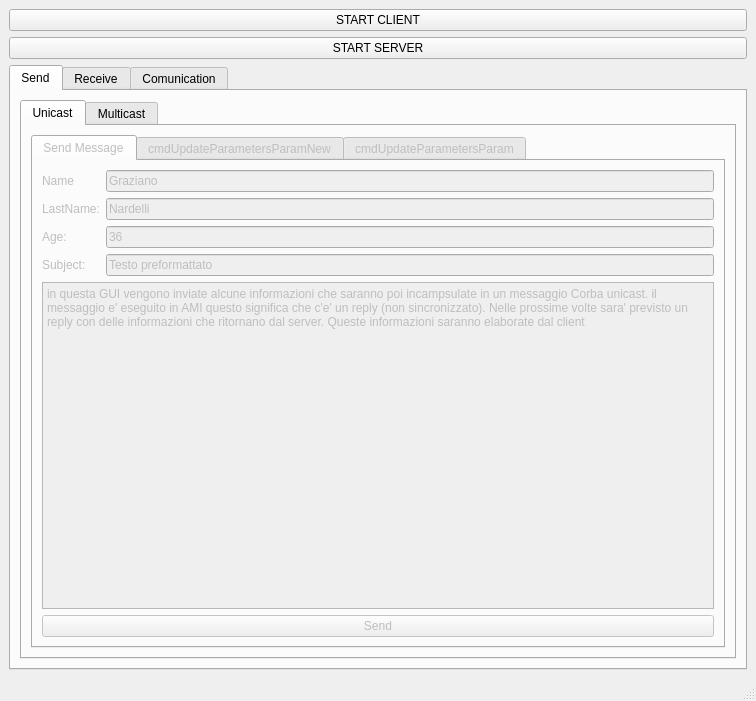
<?xml version="1.0" encoding="UTF-8"?>
<ui version="4.0">
 <class>MainWindow</class>
 <widget class="QMainWindow" name="MainWindow">
  <property name="geometry">
   <rect>
    <x>0</x>
    <y>0</y>
    <width>756</width>
    <height>701</height>
   </rect>
  </property>
  <property name="windowTitle">
   <string>Client/Server</string>
  </property>
  <widget class="QWidget" name="centralwidget">
   <layout class="QVBoxLayout" name="verticalLayout_10">
    <item>
     <layout class="QGridLayout" name="gridLayout_4">
      <item row="0" column="0">
       <widget class="QPushButton" name="pushButtonUnicastMulticastON">
        <property name="text">
         <string>START CLIENT</string>
        </property>
       </widget>
      </item>
      <item row="1" column="0">
       <widget class="QPushButton" name="pushButtonUnicastMulticastServerON">
        <property name="text">
         <string>START SERVER</string>
        </property>
       </widget>
      </item>
     </layout>
    </item>
    <item>
     <widget class="QTabWidget" name="tabWidget_2">
      <property name="currentIndex">
       <number>0</number>
      </property>
      <widget class="QWidget" name="tab_6">
       <attribute name="title">
        <string>Send</string>
       </attribute>
       <layout class="QVBoxLayout" name="verticalLayout_6">
        <item>
         <widget class="QTabWidget" name="tabWidget">
          <property name="currentIndex">
           <number>0</number>
          </property>
          <widget class="QWidget" name="tab_7">
           <attribute name="title">
            <string>Unicast</string>
           </attribute>
           <layout class="QVBoxLayout" name="verticalLayout">
            <item>
             <widget class="QTabWidget" name="tabwidget">
              <property name="enabled">
               <bool>false</bool>
              </property>
              <property name="currentIndex">
               <number>0</number>
              </property>
              <widget class="QWidget" name="tab">
               <attribute name="title">
                <string>Send Message</string>
               </attribute>
               <layout class="QVBoxLayout" name="verticalLayout_2">
                <item>
                 <layout class="QGridLayout" name="gridLayout">
                  <item row="2" column="0">
                   <widget class="QLabel" name="label_3">
                    <property name="text">
                     <string>Age:</string>
                    </property>
                   </widget>
                  </item>
                  <item row="1" column="0">
                   <widget class="QLabel" name="label_2">
                    <property name="text">
                     <string>LastName:</string>
                    </property>
                   </widget>
                  </item>
                  <item row="1" column="2">
                   <widget class="QLineEdit" name="lineEditLastName">
                    <property name="text">
                     <string>Nardelli</string>
                    </property>
                   </widget>
                  </item>
                  <item row="0" column="2">
                   <widget class="QLineEdit" name="lineEditName">
                    <property name="text">
                     <string>Graziano</string>
                    </property>
                   </widget>
                  </item>
                  <item row="0" column="0">
                   <widget class="QLabel" name="label">
                    <property name="text">
                     <string>Name</string>
                    </property>
                   </widget>
                  </item>
                  <item row="2" column="2">
                   <widget class="QLineEdit" name="lineEditEta">
                    <property name="text">
                     <string>36</string>
                    </property>
                   </widget>
                  </item>
                  <item row="3" column="2">
                   <widget class="QLineEdit" name="lineEditSubject">
                    <property name="text">
                     <string>Testo preformattato</string>
                    </property>
                   </widget>
                  </item>
                  <item row="3" column="0">
                   <widget class="QLabel" name="label_4">
                    <property name="text">
                     <string>Subject:</string>
                    </property>
                   </widget>
                  </item>
                 </layout>
                </item>
                <item>
                 <widget class="QPlainTextEdit" name="plainTextEditContentMessage">
                  <property name="plainText">
                   <string>in questa GUI vengono inviate alcune informazioni che saranno poi incampsulate in un messaggio Corba unicast. il messaggio e' eseguito in AMI questo significa che c'e' un reply (non sincronizzato). Nelle prossime volte sara' previsto un reply con delle informazioni che ritornano dal server. Queste informazioni saranno elaborate dal client</string>
                  </property>
                 </widget>
                </item>
                <item>
                 <widget class="QPushButton" name="pushButtonMessageGUI">
                  <property name="text">
                   <string>Send</string>
                  </property>
                 </widget>
                </item>
               </layout>
              </widget>
              <widget class="QWidget" name="tab_3">
               <attribute name="title">
                <string>cmdUpdateParametersParamNew</string>
               </attribute>
               <layout class="QVBoxLayout" name="verticalLayout_3">
                <item>
                 <layout class="QGridLayout" name="gridLayout_3">
                  <item row="5" column="1">
                   <widget class="QLineEdit" name="lineEditVal1">
                    <property name="text">
                     <string>82</string>
                    </property>
                   </widget>
                  </item>
                  <item row="5" column="0">
                   <widget class="QLabel" name="label_10">
                    <property name="text">
                     <string>Val1:</string>
                    </property>
                   </widget>
                  </item>
                  <item row="3" column="1">
                   <widget class="QLineEdit" name="lineEditTel1">
                    <property name="text">
                     <string>40764</string>
                    </property>
                   </widget>
                  </item>
                  <item row="2" column="1">
                   <widget class="QLineEdit" name="lineEditFigli">
                    <property name="text">
                     <string>1</string>
                    </property>
                   </widget>
                  </item>
                  <item row="0" column="0">
                   <widget class="QLabel" name="label_11">
                    <property name="text">
                     <string>Eta':</string>
                    </property>
                   </widget>
                  </item>
                  <item row="1" column="0">
                   <widget class="QLabel" name="label_12">
                    <property name="text">
                     <string>Famigliari:</string>
                    </property>
                   </widget>
                  </item>
                  <item row="0" column="1">
                   <widget class="QLineEdit" name="lineEditEta_2">
                    <property name="text">
                     <string>36</string>
                    </property>
                   </widget>
                  </item>
                  <item row="1" column="1">
                   <widget class="QLineEdit" name="lineEditFamigliari">
                    <property name="text">
                     <string>3</string>
                    </property>
                   </widget>
                  </item>
                  <item row="3" column="0">
                   <widget class="QLabel" name="label_13">
                    <property name="text">
                     <string>Tel1:</string>
                    </property>
                   </widget>
                  </item>
                  <item row="2" column="0">
                   <widget class="QLabel" name="label_14">
                    <property name="text">
                     <string>Figli:</string>
                    </property>
                   </widget>
                  </item>
                  <item row="4" column="0">
                   <widget class="QLabel" name="label_15">
                    <property name="text">
                     <string>Tel2:</string>
                    </property>
                   </widget>
                  </item>
                  <item row="4" column="1">
                   <widget class="QLineEdit" name="lineEditTel2">
                    <property name="text">
                     <string>40766</string>
                    </property>
                   </widget>
                  </item>
                  <item row="6" column="0">
                   <widget class="QLabel" name="label_16">
                    <property name="text">
                     <string>Val2:</string>
                    </property>
                   </widget>
                  </item>
                  <item row="6" column="1">
                   <widget class="QLineEdit" name="lineEditVal2">
                    <property name="text">
                     <string>91</string>
                    </property>
                   </widget>
                  </item>
                 </layout>
                </item>
                <item>
                 <widget class="QPushButton" name="pushButtonUpdateParamNEW">
                  <property name="text">
                   <string>Send</string>
                  </property>
                 </widget>
                </item>
               </layout>
              </widget>
              <widget class="QWidget" name="tab_2">
               <attribute name="title">
                <string>cmdUpdateParametersParam</string>
               </attribute>
               <layout class="QVBoxLayout" name="verticalLayout_4">
                <item>
                 <layout class="QGridLayout" name="gridLayout_7" rowstretch="0,0,0,0,0,0,0,0,0,0">
                  <item row="8" column="1">
                   <widget class="QLineEdit" name="lineEditPublicVoIP_Mask">
                    <property name="text">
                     <string>13</string>
                    </property>
                   </widget>
                  </item>
                  <item row="2" column="3">
                   <widget class="QLineEdit" name="lineEditPrivateRR_Mask">
                    <property name="text">
                     <string>23</string>
                    </property>
                   </widget>
                  </item>
                  <item row="5" column="0">
                   <widget class="QLabel" name="label_29">
                    <property name="text">
                     <string>PrivateHostMask</string>
                    </property>
                   </widget>
                  </item>
                  <item row="4" column="3">
                   <widget class="QLineEdit" name="lineEditPublicRR_Mask">
                    <property name="text">
                     <string>63</string>
                    </property>
                   </widget>
                  </item>
                  <item row="9" column="3">
                   <widget class="QLineEdit" name="lineEditPublicRP_Mask">
                    <property name="text">
                     <string>3</string>
                    </property>
                   </widget>
                  </item>
                  <item row="6" column="1">
                   <widget class="QLineEdit" name="lineEditPrivateHostPort">
                    <property name="text">
                     <string>9</string>
                    </property>
                   </widget>
                  </item>
                  <item row="6" column="2">
                   <widget class="QLabel" name="label_32">
                    <property name="text">
                     <string>PrivateRP_Mask</string>
                    </property>
                   </widget>
                  </item>
                  <item row="3" column="1">
                   <widget class="QLineEdit" name="lineEditNTP_Threshold">
                    <property name="text">
                     <string>6</string>
                    </property>
                   </widget>
                  </item>
                  <item row="2" column="2">
                   <widget class="QLabel" name="label_33">
                    <property name="text">
                     <string>PrivateRR_Mask</string>
                    </property>
                   </widget>
                  </item>
                  <item row="7" column="3">
                   <widget class="QLineEdit" name="lineEditPrivateRP_Port">
                    <property name="text">
                     <string>33</string>
                    </property>
                   </widget>
                  </item>
                  <item row="2" column="1">
                   <widget class="QLineEdit" name="lineEditTimeCorrection">
                    <property name="text">
                     <string>5</string>
                    </property>
                   </widget>
                  </item>
                  <item row="7" column="0">
                   <widget class="QLabel" name="label_34">
                    <property name="text">
                     <string>PublicVoIP_Addr</string>
                    </property>
                   </widget>
                  </item>
                  <item row="7" column="1">
                   <widget class="QLineEdit" name="lineEditPublicVoIP_Addr">
                    <property name="text">
                     <string>0</string>
                    </property>
                   </widget>
                  </item>
                  <item row="3" column="0">
                   <widget class="QLabel" name="label_35">
                    <property name="text">
                     <string>NTP_Threshold</string>
                    </property>
                   </widget>
                  </item>
                  <item row="2" column="0">
                   <widget class="QLabel" name="label_36">
                    <property name="text">
                     <string>TimeCorrection</string>
                    </property>
                   </widget>
                  </item>
                  <item row="4" column="2">
                   <widget class="QLabel" name="label_37">
                    <property name="text">
                     <string>PublicRR_Mask</string>
                    </property>
                   </widget>
                  </item>
                  <item row="4" column="1">
                   <widget class="QLineEdit" name="lineEditPrivateHostAddr">
                    <property name="text">
                     <string>13</string>
                    </property>
                   </widget>
                  </item>
                  <item row="3" column="3">
                   <widget class="QLineEdit" name="lineEditPublicRR_Addr">
                    <property name="text">
                     <string>33</string>
                    </property>
                   </widget>
                  </item>
                  <item row="3" column="2">
                   <widget class="QLabel" name="label_38">
                    <property name="text">
                     <string>PublicRR_Addr</string>
                    </property>
                   </widget>
                  </item>
                  <item row="9" column="0">
                   <widget class="QLabel" name="label_39">
                    <property name="text">
                     <string>PublicVoIP_Port</string>
                    </property>
                   </widget>
                  </item>
                  <item row="8" column="3">
                   <widget class="QLineEdit" name="lineEditPublicRP_Addr">
                    <property name="text">
                     <string>53</string>
                    </property>
                   </widget>
                  </item>
                  <item row="1" column="0">
                   <widget class="QLabel" name="label_40">
                    <property name="text">
                     <string>SecondaryNTP_ServIP_Addr</string>
                    </property>
                   </widget>
                  </item>
                  <item row="1" column="1">
                   <widget class="QLineEdit" name="lineEditSecondaryNTP_ServIP_Addr">
                    <property name="text">
                     <string>4</string>
                    </property>
                   </widget>
                  </item>
                  <item row="5" column="1">
                   <widget class="QLineEdit" name="lineEditPrivateHostMask">
                    <property name="text">
                     <string>8</string>
                    </property>
                   </widget>
                  </item>
                  <item row="4" column="0">
                   <widget class="QLabel" name="label_41">
                    <property name="text">
                     <string>PrivateHostAddr</string>
                    </property>
                   </widget>
                  </item>
                  <item row="6" column="0">
                   <widget class="QLabel" name="label_42">
                    <property name="text">
                     <string>PrivateHostPort</string>
                    </property>
                   </widget>
                  </item>
                  <item row="7" column="2">
                   <widget class="QLabel" name="label_43">
                    <property name="text">
                     <string>PrivateRP_Port</string>
                    </property>
                   </widget>
                  </item>
                  <item row="8" column="2">
                   <widget class="QLabel" name="label_44">
                    <property name="text">
                     <string>PublicRP_Addr</string>
                    </property>
                   </widget>
                  </item>
                  <item row="9" column="2">
                   <widget class="QLabel" name="label_45">
                    <property name="text">
                     <string>PublicRP_Mask</string>
                    </property>
                   </widget>
                  </item>
                  <item row="9" column="1">
                   <widget class="QLineEdit" name="lineEditPublicVoIP_Port">
                    <property name="text">
                     <string>23</string>
                    </property>
                   </widget>
                  </item>
                  <item row="0" column="0">
                   <widget class="QLabel" name="label_46">
                    <property name="text">
                     <string>PrimaryNTP_ServIP_Addr</string>
                    </property>
                   </widget>
                  </item>
                  <item row="8" column="0">
                   <widget class="QLabel" name="label_47">
                    <property name="text">
                     <string>PublicVoIP_Mask</string>
                    </property>
                   </widget>
                  </item>
                  <item row="5" column="2">
                   <widget class="QLabel" name="label_48">
                    <property name="text">
                     <string>PrivateRP_Addr</string>
                    </property>
                   </widget>
                  </item>
                  <item row="5" column="3">
                   <widget class="QLineEdit" name="lineEditPrivateRP_Addr">
                    <property name="text">
                     <string>13</string>
                    </property>
                   </widget>
                  </item>
                  <item row="6" column="3">
                   <widget class="QLineEdit" name="lineEditPrivateRP_Mask">
                    <property name="text">
                     <string>23</string>
                    </property>
                   </widget>
                  </item>
                  <item row="0" column="1">
                   <widget class="QLineEdit" name="lineEditPrimaryNTP_ServIP_Addr">
                    <property name="text">
                     <string>3</string>
                    </property>
                   </widget>
                  </item>
                  <item row="1" column="2">
                   <widget class="QLabel" name="label_49">
                    <property name="text">
                     <string>PublicHostMask</string>
                    </property>
                   </widget>
                  </item>
                  <item row="1" column="3">
                   <widget class="QLineEdit" name="lineEditPublicHostMask">
                    <property name="text">
                     <string>63</string>
                    </property>
                   </widget>
                  </item>
                  <item row="0" column="2">
                   <widget class="QLabel" name="label_31">
                    <property name="text">
                     <string>PublicHostAddr</string>
                    </property>
                   </widget>
                  </item>
                  <item row="0" column="3">
                   <widget class="QLineEdit" name="lineEditPublicHostAddr">
                    <property name="text">
                     <string>53</string>
                    </property>
                   </widget>
                  </item>
                 </layout>
                </item>
                <item>
                 <widget class="QPushButton" name="pushButtonUpdateParam">
                  <property name="text">
                   <string>Send</string>
                  </property>
                 </widget>
                </item>
               </layout>
              </widget>
             </widget>
            </item>
           </layout>
          </widget>
          <widget class="QWidget" name="tab_8">
           <attribute name="title">
            <string>Multicast</string>
           </attribute>
           <layout class="QVBoxLayout" name="verticalLayout_5">
            <item>
             <layout class="QGridLayout" name="gridLayout_5">
              <item row="0" column="1">
               <widget class="QLineEdit" name="lineEditEtaMult">
                <property name="enabled">
                 <bool>false</bool>
                </property>
                <property name="text">
                 <string>36</string>
                </property>
               </widget>
              </item>
              <item row="5" column="0">
               <widget class="QLabel" name="label_25">
                <property name="text">
                 <string>Val1:</string>
                </property>
               </widget>
              </item>
              <item row="1" column="0">
               <widget class="QLabel" name="label_23">
                <property name="text">
                 <string>Famigliari:</string>
                </property>
               </widget>
              </item>
              <item row="3" column="0">
               <widget class="QLabel" name="label_24">
                <property name="text">
                 <string>Tel1:</string>
                </property>
               </widget>
              </item>
              <item row="2" column="1">
               <widget class="QLineEdit" name="lineEditFigliMult">
                <property name="enabled">
                 <bool>false</bool>
                </property>
                <property name="text">
                 <string>1</string>
                </property>
               </widget>
              </item>
              <item row="2" column="0">
               <widget class="QLabel" name="label_26">
                <property name="text">
                 <string>Figli:</string>
                </property>
               </widget>
              </item>
              <item row="4" column="0">
               <widget class="QLabel" name="label_27">
                <property name="text">
                 <string>Tel2:</string>
                </property>
               </widget>
              </item>
              <item row="6" column="0">
               <widget class="QLabel" name="label_28">
                <property name="text">
                 <string>Val2:</string>
                </property>
               </widget>
              </item>
              <item row="6" column="1">
               <widget class="QLineEdit" name="lineEditVal2Mult">
                <property name="enabled">
                 <bool>false</bool>
                </property>
                <property name="text">
                 <string>91</string>
                </property>
               </widget>
              </item>
              <item row="1" column="1">
               <widget class="QLineEdit" name="lineEditFamigliariMult">
                <property name="enabled">
                 <bool>false</bool>
                </property>
                <property name="text">
                 <string>3</string>
                </property>
               </widget>
              </item>
              <item row="5" column="1">
               <widget class="QLineEdit" name="lineEditVal1Mult">
                <property name="enabled">
                 <bool>false</bool>
                </property>
                <property name="text">
                 <string>82</string>
                </property>
               </widget>
              </item>
              <item row="0" column="0">
               <widget class="QLabel" name="label_22">
                <property name="text">
                 <string>Eta':</string>
                </property>
               </widget>
              </item>
              <item row="3" column="1">
               <widget class="QLineEdit" name="lineEditTel1Mult">
                <property name="enabled">
                 <bool>false</bool>
                </property>
                <property name="text">
                 <string>40764</string>
                </property>
               </widget>
              </item>
              <item row="4" column="1">
               <widget class="QLineEdit" name="lineEditTel2Mult">
                <property name="enabled">
                 <bool>false</bool>
                </property>
                <property name="text">
                 <string>40766</string>
                </property>
               </widget>
              </item>
             </layout>
            </item>
            <item>
             <widget class="QTabWidget" name="tabWidgetMulti">
              <property name="enabled">
               <bool>false</bool>
              </property>
              <property name="currentIndex">
               <number>0</number>
              </property>
              <widget class="QWidget" name="tab_4">
               <attribute name="title">
                <string>cmdUpdateParametersParam</string>
               </attribute>
               <layout class="QVBoxLayout" name="verticalLayout_8">
                <item>
                 <widget class="QPushButton" name="pushButtonUpdateParamMulticast">
                  <property name="text">
                   <string>Send</string>
                  </property>
                 </widget>
                </item>
               </layout>
              </widget>
              <widget class="QWidget" name="tab_9">
               <attribute name="title">
                <string>cmdUpdateParametersParam Loop</string>
               </attribute>
               <layout class="QVBoxLayout" name="verticalLayout_9">
                <item>
                 <widget class="QPushButton" name="pushButtonUpdateParamMulticastLoop">
                  <property name="text">
                   <string>Send</string>
                  </property>
                 </widget>
                </item>
               </layout>
              </widget>
              <widget class="QWidget" name="tab_5">
               <attribute name="title">
                <string>cmdUpdateParametersParam every second</string>
               </attribute>
               <layout class="QVBoxLayout" name="verticalLayout_7">
                <item>
                 <widget class="QPushButton" name="pushButtonStartUpdateParamMulticastEverySecond">
                  <property name="enabled">
                   <bool>true</bool>
                  </property>
                  <property name="text">
                   <string>Start</string>
                  </property>
                 </widget>
                </item>
                <item>
                 <widget class="QPushButton" name="pushButtonStopUpdateParamMulticastEverySecond">
                  <property name="enabled">
                   <bool>false</bool>
                  </property>
                  <property name="text">
                   <string>Stop</string>
                  </property>
                 </widget>
                </item>
               </layout>
              </widget>
             </widget>
            </item>
           </layout>
          </widget>
         </widget>
        </item>
       </layout>
      </widget>
      <widget class="QWidget" name="tab_10">
       <attribute name="title">
        <string>Receive</string>
       </attribute>
       <layout class="QVBoxLayout" name="verticalLayout_12">
        <item>
         <widget class="QTabWidget" name="tabWidget_3">
          <property name="currentIndex">
           <number>0</number>
          </property>
          <widget class="QWidget" name="tab_11">
           <attribute name="title">
            <string>Receive Message 2</string>
           </attribute>
           <layout class="QVBoxLayout" name="verticalLayout_11">
            <item>
             <layout class="QGridLayout" name="gridLayout_6">
              <item row="2" column="0">
               <widget class="QLabel" name="label_50">
                <property name="text">
                 <string>Eta':</string>
                </property>
               </widget>
              </item>
              <item row="1" column="0">
               <widget class="QLabel" name="label_51">
                <property name="text">
                 <string>LastName:</string>
                </property>
               </widget>
              </item>
              <item row="1" column="2">
               <widget class="QLineEdit" name="lineEditLastName_2">
                <property name="enabled">
                 <bool>false</bool>
                </property>
                <property name="text">
                 <string/>
                </property>
               </widget>
              </item>
              <item row="0" column="2">
               <widget class="QLineEdit" name="lineEditName_2">
                <property name="enabled">
                 <bool>false</bool>
                </property>
                <property name="text">
                 <string/>
                </property>
               </widget>
              </item>
              <item row="0" column="0">
               <widget class="QLabel" name="label_52">
                <property name="text">
                 <string>Name</string>
                </property>
               </widget>
              </item>
              <item row="2" column="2">
               <widget class="QLineEdit" name="lineEditEta_3">
                <property name="enabled">
                 <bool>false</bool>
                </property>
                <property name="text">
                 <string/>
                </property>
               </widget>
              </item>
              <item row="3" column="2">
               <widget class="QLineEdit" name="lineEditSubject_2">
                <property name="enabled">
                 <bool>false</bool>
                </property>
                <property name="text">
                 <string/>
                </property>
               </widget>
              </item>
              <item row="3" column="0">
               <widget class="QLabel" name="label_53">
                <property name="text">
                 <string>Soggetto:</string>
                </property>
               </widget>
              </item>
             </layout>
            </item>
            <item>
             <widget class="QPlainTextEdit" name="plainTextEditContentMessage_2">
              <property name="enabled">
               <bool>false</bool>
              </property>
              <property name="plainText">
               <string/>
              </property>
             </widget>
            </item>
           </layout>
          </widget>
         </widget>
        </item>
       </layout>
      </widget>
      <widget class="QWidget" name="tab_12">
       <attribute name="title">
        <string>Comunication</string>
       </attribute>
       <layout class="QVBoxLayout" name="verticalLayout_13">
        <item>
         <widget class="QPlainTextEdit" name="plainTextEditComunication">
          <property name="enabled">
           <bool>true</bool>
          </property>
          <property name="plainText">
           <string/>
          </property>
         </widget>
        </item>
        <item>
         <widget class="QPushButton" name="pushButtonStartCom">
          <property name="text">
           <string>Start</string>
          </property>
         </widget>
        </item>
        <item>
         <widget class="QPushButton" name="pushButtonStopCom">
          <property name="enabled">
           <bool>false</bool>
          </property>
          <property name="text">
           <string>Stop</string>
          </property>
         </widget>
        </item>
       </layout>
      </widget>
     </widget>
    </item>
   </layout>
  </widget>
  <widget class="QMenuBar" name="menubar">
   <property name="geometry">
    <rect>
     <x>0</x>
     <y>0</y>
     <width>756</width>
     <height>23</height>
    </rect>
   </property>
  </widget>
  <widget class="QStatusBar" name="statusbar"/>
 </widget>
 <tabstops>
  <tabstop>lineEditName</tabstop>
  <tabstop>lineEditLastName</tabstop>
  <tabstop>lineEditEta</tabstop>
  <tabstop>lineEditSubject</tabstop>
  <tabstop>plainTextEditContentMessage</tabstop>
  <tabstop>pushButtonMessageGUI</tabstop>
  <tabstop>pushButtonUpdateParamNEW</tabstop>
  <tabstop>pushButtonUpdateParam</tabstop>
 </tabstops>
 <resources/>
 <connections/>
</ui>
